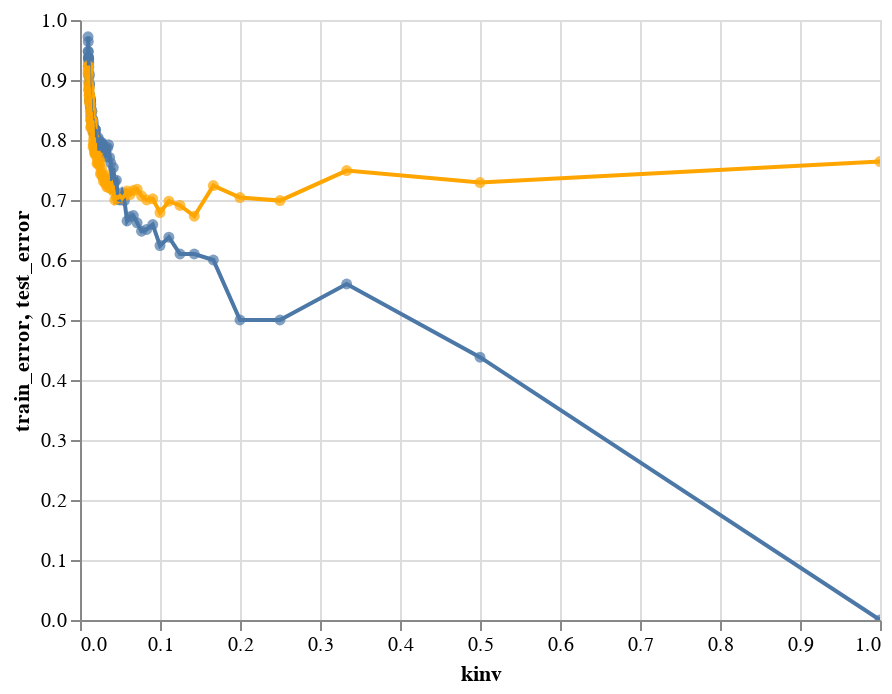

This figure's notebook cell:
### Code cell
scatter+line

### Figure 1 — Vega-Lite specification as saved in the notebook (floating-point values rounded to 4 significant figures)
{"config": {"view": {"continuousWidth": 400, "continuousHeight": 300}}, "layer": [{"mark": "circle", "encoding": {"tooltip": [{"field": "kinv", "type": "quantitative"}, {"field": "test_error", "type": "quantitative"}, {"field": "train_error", "type": "quantitative"}, {"field": "k", "type": "quantitative"}], "x": {"field": "kinv", "type": "quantitative"}, "y": {"field": "train_error", "type": "quantitative"}}, "selection": {"selector015": {"type": "interval", "bind": "scales", "encodings": ["x", "y"]}}}, {"mark": {"type": "circle", "color": "orange"}, "encoding": {"tooltip": [{"field": "kinv", "type": "quantitative"}, {"field": "test_error", "type": "quantitative"}, {"field": "train_error", "type": "quantitative"}, {"field": "k", "type": "quantitative"}], "x": {"field": "kinv", "type": "quantitative"}, "y": {"field": "test_error", "type": "quantitative"}}, "selection": {"selector016": {"type": "interval", "bind": "scales", "encodings": ["x", "y"]}}}, {"layer": [{"mark": "line", "encoding": {"tooltip": [{"field": "kinv", "type": "quantitative"}, {"field": "test_error", "type": "quantitative"}, {"field": "train_error", "type": "quantitative"}, {"field": "k", "type": "quantitative"}], "x": {"field": "kinv", "type": "quantitative"}, "y": {"field": "train_error", "type": "quantitative"}}, "selection": {"selector019": {"type": "interval", "bind": "scales", "encodings": ["x", "y"]}}}, {"mark": {"type": "line", "color": "orange"}, "encoding": {"tooltip": [{"field": "kinv", "type": "quantitative"}, {"field": "test_error", "type": "quantitative"}, {"field": "train_error", "type": "quantitative"}, {"field": "k", "type": "quantitative"}], "x": {"field": "kinv", "type": "quantitative"}, "y": {"field": "test_error", "type": "quantitative"}}, "selection": {"selector020": {"type": "interval", "bind": "scales", "encodings": ["x", "y"]}}}]}], "data": {"name": "data-8381d004ecd1cb17ed1e6023ab446f46"}, "$schema": "https://vega.github.io/schema/vega-lite/v4.17.0.json", "datasets": {"data-8381d004ecd1cb17ed1e6023ab446f46": [{"k": 1, "train_error": 0.0, "test_error": 0.764, "kinv": 1.0}, {"k": 2, "train_error": 0.438, "test_error": 0.729, "kinv": 0.5}, {"k": 3, "train_error": 0.56, "test_error": 0.749, "kinv": 0.3333}, {"k": 4, "train_error": 0.5, "test_error": 0.699, "kinv": 0.25}, {"k": 5, "train_error": 0.5, "test_error": 0.704, "kinv": 0.2}, {"k": 6, "train_error": 0.6, "test_error": 0.724, "kinv": 0.1667}, {"k": 7, "train_error": 0.61, "test_error": 0.673, "kinv": 0.1429}, {"k": 8, "train_error": 0.61, "test_error": 0.691, "kinv": 0.125}, {"k": 9, "train_error": 0.638, "test_error": 0.698, "kinv": 0.1111}, {"k": 10, "train_error": 0.624, "test_error": 0.679, "kinv": 0.1}, {"k": 11, "train_error": 0.659, "test_error": 0.702, "kinv": 0.09091}, {"k": 12, "train_error": 0.651, "test_error": 0.7, "kinv": 0.08333}, {"k": 13, "train_error": 0.648, "test_error": 0.707, "kinv": 0.07692}, {"k": 14, "train_error": 0.662, "test_error": 0.718, "kinv": 0.07143}, {"k": 15, "train_error": 0.674, "test_error": 0.716, "kinv": 0.06667}, {"k": 16, "train_error": 0.672, "test_error": 0.709, "kinv": 0.0625}, {"k": 17, "train_error": 0.665, "test_error": 0.715, "kinv": 0.05882}, {"k": 18, "train_error": 0.699, "test_error": 0.707, "kinv": 0.05556}, {"k": 19, "train_error": 0.712, "test_error": 0.703, "kinv": 0.05263}, {"k": 20, "train_error": 0.7, "test_error": 0.707, "kinv": 0.05}, {"k": 21, "train_error": 0.701, "test_error": 0.704, "kinv": 0.04762}, {"k": 22, "train_error": 0.733, "test_error": 0.705, "kinv": 0.04545}, {"k": 23, "train_error": 0.73, "test_error": 0.7, "kinv": 0.04348}, {"k": 24, "train_error": 0.754, "test_error": 0.715, "kinv": 0.04167}, {"k": 25, "train_error": 0.728, "test_error": 0.724, "kinv": 0.04}, {"k": 26, "train_error": 0.762, "test_error": 0.719, "kinv": 0.03846}, {"k": 27, "train_error": 0.771, "test_error": 0.731, "kinv": 0.03704}, {"k": 28, "train_error": 0.792, "test_error": 0.721, "kinv": 0.03571}, {"k": 29, "train_error": 0.787, "test_error": 0.741, "kinv": 0.03448}, {"k": 30, "train_error": 0.772, "test_error": 0.722, "kinv": 0.03333}, {"k": 31, "train_error": 0.784, "test_error": 0.728, "kinv": 0.03226}, {"k": 32, "train_error": 0.778, "test_error": 0.728, "kinv": 0.03125}, {"k": 33, "train_error": 0.787, "test_error": 0.738, "kinv": 0.0303}, {"k": 34, "train_error": 0.779, "test_error": 0.731, "kinv": 0.02941}, {"k": 35, "train_error": 0.792, "test_error": 0.737, "kinv": 0.02857}, {"k": 36, "train_error": 0.794, "test_error": 0.741, "kinv": 0.02778}, {"k": 37, "train_error": 0.796, "test_error": 0.752, "kinv": 0.02703}, {"k": 38, "train_error": 0.792, "test_error": 0.746, "kinv": 0.02632}, {"k": 39, "train_error": 0.78, "test_error": 0.743, "kinv": 0.02564}, {"k": 40, "train_error": 0.782, "test_error": 0.763, "kinv": 0.025}, {"k": 41, "train_error": 0.796, "test_error": 0.757, "kinv": 0.02439}, {"k": 42, "train_error": 0.789, "test_error": 0.769, "kinv": 0.02381}, {"k": 43, "train_error": 0.8, "test_error": 0.782, "kinv": 0.02326}, {"k": 44, "train_error": 0.804, "test_error": 0.761, "kinv": 0.02273}, {"k": 45, "train_error": 0.786, "test_error": 0.762, "kinv": 0.02222}, {"k": 46, "train_error": 0.782, "test_error": 0.768, "kinv": 0.02174}, {"k": 47, "train_error": 0.793, "test_error": 0.761, "kinv": 0.02128}, {"k": 48, "train_error": 0.797, "test_error": 0.781, "kinv": 0.02083}, {"k": 49, "train_error": 0.803, "test_error": 0.778, "kinv": 0.02041}, {"k": 50, "train_error": 0.797, "test_error": 0.778, "kinv": 0.02}, {"k": 51, "train_error": 0.817, "test_error": 0.778, "kinv": 0.01961}, {"k": 52, "train_error": 0.812, "test_error": 0.775, "kinv": 0.01923}, {"k": 53, "train_error": 0.818, "test_error": 0.795, "kinv": 0.01887}, {"k": 54, "train_error": 0.807, "test_error": 0.782, "kinv": 0.01852}, {"k": 55, "train_error": 0.813, "test_error": 0.778, "kinv": 0.01818}, {"k": 56, "train_error": 0.811, "test_error": 0.784, "kinv": 0.01786}, {"k": 57, "train_error": 0.818, "test_error": 0.804, "kinv": 0.01754}, {"k": 58, "train_error": 0.821, "test_error": 0.791, "kinv": 0.01724}, {"k": 59, "train_error": 0.819, "test_error": 0.8, "kinv": 0.01695}, {"k": 60, "train_error": 0.828, "test_error": 0.793, "kinv": 0.01667}, {"k": 61, "train_error": 0.814, "test_error": 0.788, "kinv": 0.01639}, {"k": 62, "train_error": 0.833, "test_error": 0.812, "kinv": 0.01613}, {"k": 63, "train_error": 0.834, "test_error": 0.832, "kinv": 0.01587}, {"k": 64, "train_error": 0.823, "test_error": 0.819, "kinv": 0.01562}, {"k": 65, "train_error": 0.82, "test_error": 0.825, "kinv": 0.01538}, {"k": 66, "train_error": 0.83, "test_error": 0.833, "kinv": 0.01515}, {"k": 67, "train_error": 0.848, "test_error": 0.824, "kinv": 0.01493}, {"k": 68, "train_error": 0.828, "test_error": 0.824, "kinv": 0.01471}, {"k": 69, "train_error": 0.822, "test_error": 0.822, "kinv": 0.01449}, {"k": 70, "train_error": 0.837, "test_error": 0.833, "kinv": 0.01429}, {"k": 71, "train_error": 0.847, "test_error": 0.847, "kinv": 0.01408}, {"k": 72, "train_error": 0.843, "test_error": 0.833, "kinv": 0.01389}, {"k": 73, "train_error": 0.853, "test_error": 0.833, "kinv": 0.0137}, {"k": 74, "train_error": 0.859, "test_error": 0.833, "kinv": 0.01351}, {"k": 75, "train_error": 0.866, "test_error": 0.821, "kinv": 0.01333}, {"k": 76, "train_error": 0.869, "test_error": 0.839, "kinv": 0.01316}, {"k": 77, "train_error": 0.856, "test_error": 0.854, "kinv": 0.01299}, {"k": 78, "train_error": 0.857, "test_error": 0.848, "kinv": 0.01282}, {"k": 79, "train_error": 0.863, "test_error": 0.86, "kinv": 0.01266}, {"k": 80, "train_error": 0.865, "test_error": 0.87, "kinv": 0.0125}, {"k": 81, "train_error": 0.867, "test_error": 0.862, "kinv": 0.01235}, {"k": 82, "train_error": 0.866, "test_error": 0.876, "kinv": 0.0122}, {"k": 83, "train_error": 0.876, "test_error": 0.868, "kinv": 0.01205}, {"k": 84, "train_error": 0.893, "test_error": 0.872, "kinv": 0.0119}, {"k": 85, "train_error": 0.89, "test_error": 0.863, "kinv": 0.01176}, {"k": 86, "train_error": 0.895, "test_error": 0.887, "kinv": 0.01163}, {"k": 87, "train_error": 0.908, "test_error": 0.875, "kinv": 0.01149}, {"k": 88, "train_error": 0.911, "test_error": 0.875, "kinv": 0.01136}, {"k": 89, "train_error": 0.906, "test_error": 0.885, "kinv": 0.01124}, {"k": 90, "train_error": 0.922, "test_error": 0.883, "kinv": 0.01111}, {"k": 91, "train_error": 0.929, "test_error": 0.89, "kinv": 0.01099}, {"k": 92, "train_error": 0.936, "test_error": 0.883, "kinv": 0.01087}, {"k": 93, "train_error": 0.934, "test_error": 0.896, "kinv": 0.01075}, {"k": 94, "train_error": 0.938, "test_error": 0.908, "kinv": 0.01064}, {"k": 95, "train_error": 0.937, "test_error": 0.922, "kinv": 0.01053}, {"k": 96, "train_error": 0.964, "test_error": 0.924, "kinv": 0.01042}, {"k": 97, "train_error": 0.947, "test_error": 0.922, "kinv": 0.01031}, {"k": 98, "train_error": 0.948, "test_error": 0.916, "kinv": 0.0102}, {"k": 99, "train_error": 0.972, "test_error": 0.911, "kinv": 0.0101}]}}
